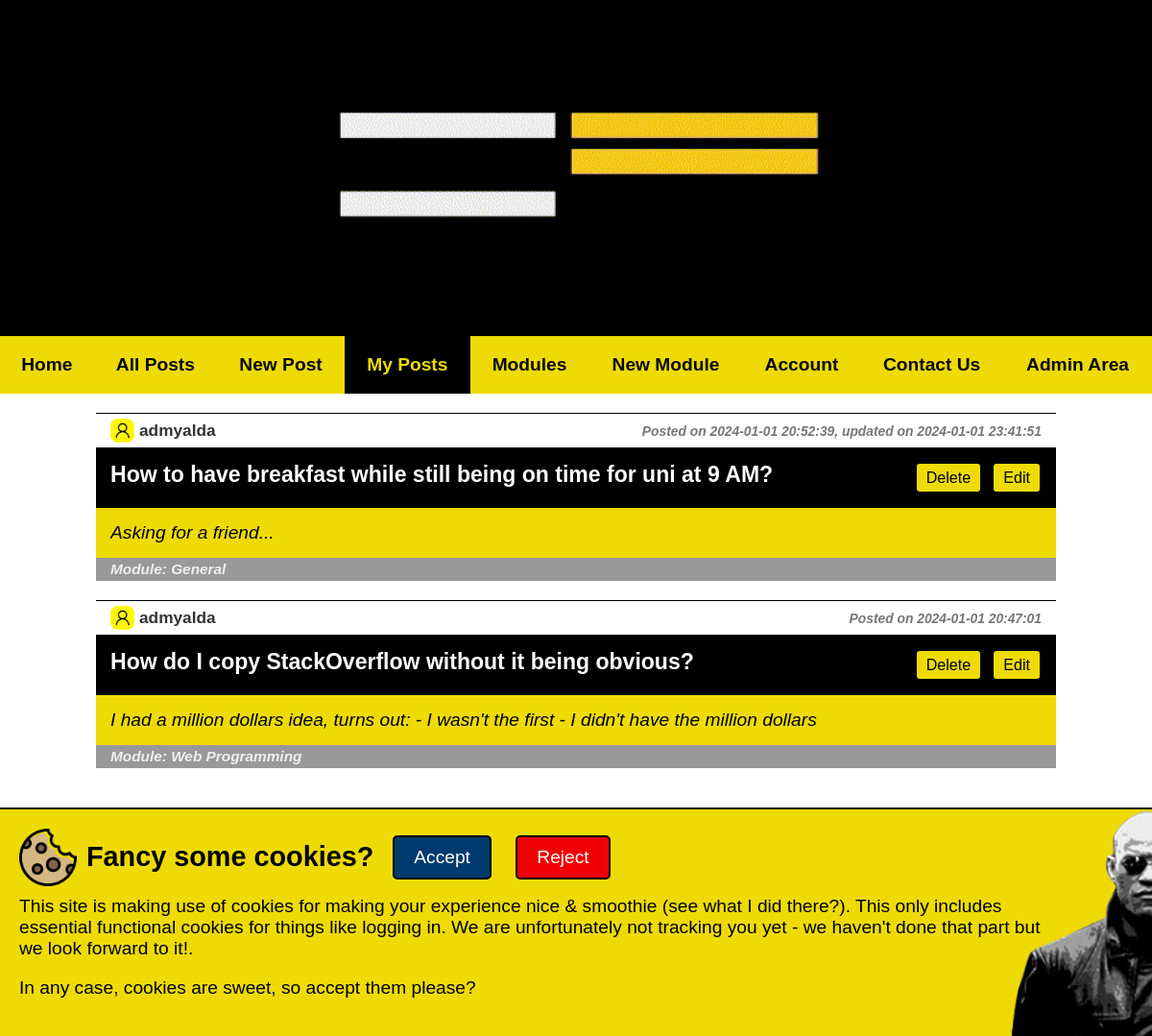
/MyPosts.php (signed in), run on the app's committed database.
### tables this page shows
CREATE TABLE IF NOT EXISTS `QUESTION` (
  `QuestionID` int NOT NULL AUTO_INCREMENT,
  `UserID` int NOT NULL,
  `ModuleID` int NOT NULL,
  `QuestionTitle` varchar(160) NOT NULL,
  `QuestionText` varchar(10000) NOT NULL,
  `QuestionImage` varchar(255) DEFAULT NULL,	
  `QuestionCreateDate` datetime DEFAULT NOW(),
  `QuestionUpdateDate` datetime DEFAULT NOW(),
  PRIMARY KEY (`QuestionID`),
  FOREIGN KEY (`UserID`) REFERENCES USER(`UserID`)
    ON DELETE CASCADE
    ON UPDATE CASCADE,
  FOREIGN KEY (ModuleID) REFERENCES MODULE(ModuleID)
    ON DELETE CASCADE
    ON UPDATE CASCADE
 
);

### MyPosts.php (called while the page is built, shortened)
<?php
try {
    include("includes/DatabaseConnection.php");
    if (isset($_SESSION['UserID'])) {
        $sql = 'SELECT * FROM QUESTION WHERE UserID = :UserID ORDER BY QuestionUpdateDate DESC';
        $stmt = $pdo->prepare($sql);
        $stmt->bindValue(':UserID', $_SESSION['UserID']);
        if ($stmt->execute()) {
            $posts = $stmt->fetchAll();
            if (count($posts) > 0) {
                $sql = 'SELECT * FROM MODULE';
                $modules = $pdo->query($sql);
                $moduleTable = array();
                foreach($modules as $module ):
                    $moduleTable[$module["ModuleID"]]=$module["ModuleName"];
                endforeach;
                $sql = 'SELECT UserID, Username FROM USER';
                $usernames = $pdo->query($sql);
                $usernameTable = array();
                foreach($usernames as $username ):
                    $usernameTable[$username["UserID"]]=$username["Username"];
                endforeach;
            } else {
                $errorText = '<p>You have not created any posts. Create your first question by clicking <i>New Post</i>!</p>';
            }
            include('TEMPLATES/MyPosts.html.php');
        } else {
            $output = '<p class="error-text">A database errror occured.</p>';
        }
    } else {
        $output = '<p class="error-text">Please log in first!</p>';
    }
} catch (PDOException $e) {
    include('Index.php');
}

### TEMPLATES/MyPosts.html.php (the view, shortened to what this page needs)
<?php if(isset($error)):?>
    <p> <?=$error ?></p>
<?php else: ?>
<?php foreach($posts as $post): ?>
<div class="post-entry">
    <div class="post-author">
        <div class="post-author-image"><img src="INCLUDES\OIP-removebg-preview.png" /></div><span><?=htmlspecialchars($usernameTable[$post['UserID']],ENT_QUOTES,'UTF-8')?></span>
        <span class="post-create-date">Posted on <?=htmlspecialchars($post['QuestionCreateDate'],ENT_QUOTES,'UTF-8')?><?php if ($post['QuestionCreateDate'] !== $post['QuestionUpdateDate']): ?>, updated on <?=htmlspecialchars($post['QuestionUpdateDate'],ENT_QUOTES,'UTF-8'); endif;?></span>
    </div>
    <div class="post-title">
        <p>
            <a class="goto-post" href="PostView.php?id=<?= $post['QuestionID'];?>">
                <?=htmlspecialchars($post['QuestionTitle'],ENT_QUOTES,'UTF-8')?>
            </a>
        </P>
        <button class="post-button" onclick="updatePost(<?php echo $post['QuestionID']; ?>)">Edit</button>
        <button class="post-button" onclick="confirmDeletePost(<?php echo $post['QuestionID']; ?>)">Delete</button>
    </div>
    <div class="post-text">
        <p>
            <a class="goto-post" href="PostView.php?id=<?= $post['QuestionID'];?>">
                <?=htmlspecialchars($post['QuestionText'],ENT_QUOTES,'UTF-8')?>
            </a>
        </P>
    </div>
    <div class="post-footer">
        <p>
        Module: <?=htmlspecialchars($moduleTable[$post["ModuleID"]],ENT_QUOTES,'UTF-8')?>
        </P>
    </div>
</div>
<?php endforeach;
endif;
?>

### Style.css (style rules this page uses)
* { margin: 0; padding: 0; }
body { font-family: Arial, Helvetica, Sans-serif; }
p { margin-bottom: 1em; }
body { font-size: 1.2em; font-family: arial, helvetica, sans-serif }
.post-entry { background: rgb(238, 219, 6); color: black; margin-bottom: 20px; }
a.goto-post:link { text-decoration: none; }
.post-title { background: black; color: white; font-weight: bold; font-size: 1.2em; padding: 15px; }
.post-title p { display: inline-block; max-width: 85%; text-overflow: ellipsis; white-space: nowrap; overflow: hidden; }
.post-title p a { color: white; }
.post-entry p { margin-bottom: 0; }
.post-text { font-style: italic; padding: 15px; }
.post-text p { overflow: hidden; display: -webkit-box; -webkit-line-clamp: 2; -webkit-box-orient: vertical; }
.post-text p a { color: black; }
.post-footer { background: #999; padding: 3px 15px; font-size: 0.8em; font-weight: bold; font-style: italic; color: #efefef; }
.post-button { cursor: pointer; background:rgb(238, 219, 6); color: black; float: right; font-size: 0.7em; padding: 5px 10px; }
.post-button:not(:first-of-type) { margin-right: 10px; }
.post-author { display: flex; align-items: center; padding: 5px 15px; font-weight: bold; color: #333; background: white; border-top:solid 1px black; font-size: 0.9em; vertical-align: baseline; }
.post-author span { display: inline-block; vertical-align: middle; }
.post-create-date { margin-left: auto; color: #777; font-size: 0.8em; font-style: italic; }
.post-author-image { display: inline-block; height: 25px; vertical-align: middle; margin-right: 5px; }
.post-author-image img { height: 25px; width: auto; }
input, textarea, select, button { border: 2px solid black; }
button { border-radius: 5px !important; }
button, input[type="submit"] { cursor: pointer; }
button, span, img { background: transparent; }

### data on the page
question: UserID "admyalda", QuestionCreateDate "2024-01-01 20:52:39", QuestionUpdateDate "2024-01-01 23:41:51", QuestionTitle "How to have breakfast while still being on time for uni at 9 AM?", QuestionText "Asking for a friend...", ModuleID "General"
question: UserID "admyalda", QuestionCreateDate "2024-01-01 20:47:01", QuestionTitle "How do I copy StackOverflow without it being obvious?", QuestionText "I had a million dollars idea, turns out: - I wasn't the first - I didn't have the million dollars", ModuleID "Web Programming"
